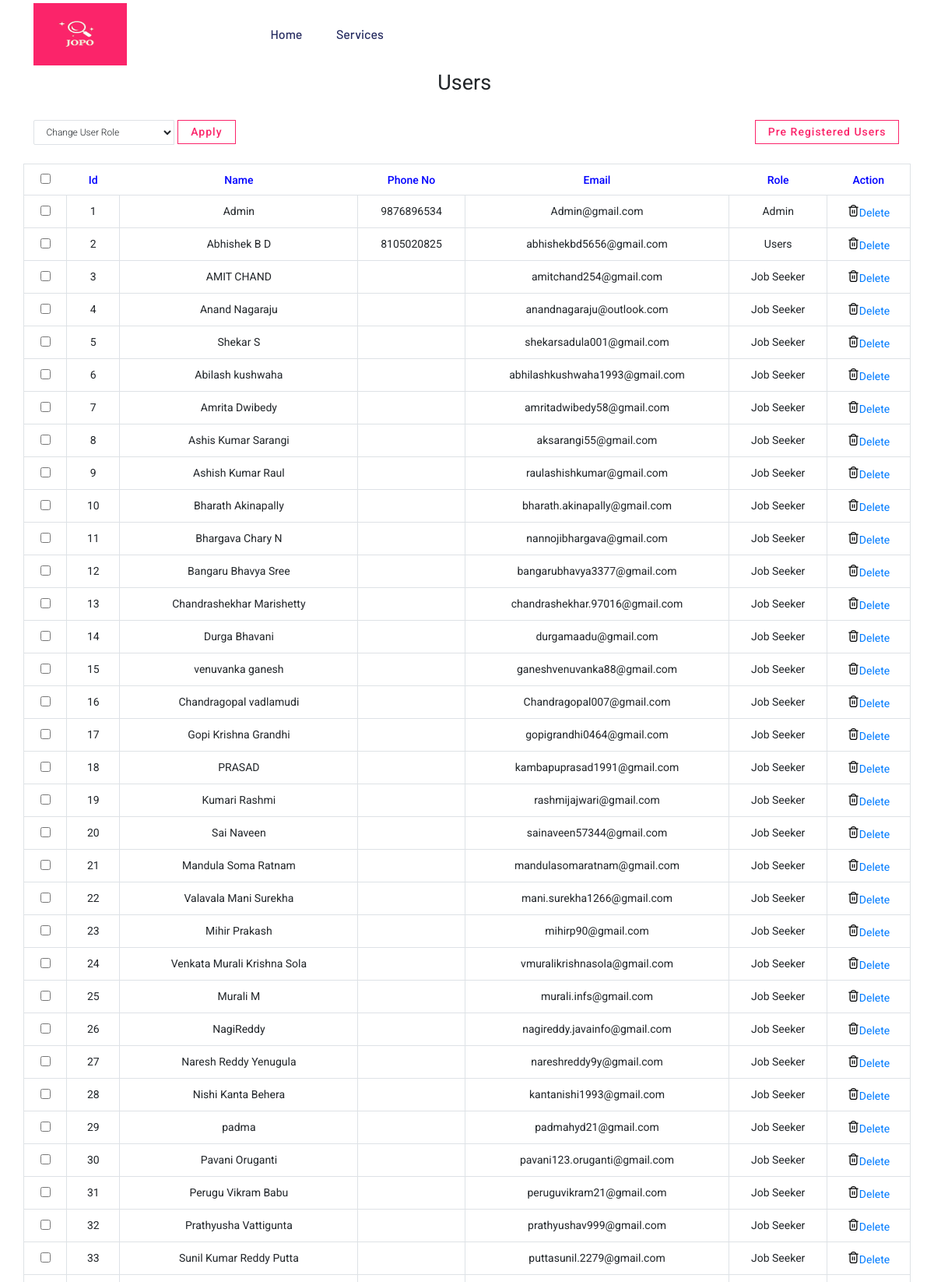
The page /All_Users.php (signed in, upper part) on the database its author committed.
### tables this page shows
CREATE TABLE `users` (
  `id` int(100) NOT NULL,
  `Fullname` varchar(32) NOT NULL,
  `Email` varchar(60) NOT NULL,
  `email_verification_link` varchar(200) NOT NULL,
  `Password` varchar(50) NOT NULL,
  `Confirm_password` varchar(50) NOT NULL,
  `User_type` varchar(40) NOT NULL DEFAULT 'Job Seeker',
  `Phone` varchar(15) NOT NULL,
  `Image` varchar(60) NOT NULL,
  `City` varchar(30) NOT NULL,
  `Industry` varchar(300) NOT NULL,
  `Skills` varchar(255) NOT NULL,
  `Function` varchar(200) NOT NULL,
  `Education` varchar(40) NOT NULL,
  `Experience_years` varchar(40) NOT NULL,
  `Experience_months` varchar(40) NOT NULL,
  `Current_Salary_lakhs` varchar(40) NOT NULL,
  `Current_Salary_thousand` varchar(40) NOT NULL,
  `Expected_Salary_lakhs` varchar(40) NOT NULL,
  `Expected_Salary_thousand` varchar(40) NOT NULL,
  `Recruiters_note` varchar(10000) NOT NULL,
  `Company_Name` varchar(200) NOT NULL,
  `GST` varchar(200) NOT NULL,
  `PAN_No` varchar(200) NOT NULL,
  `CV` text NOT NULL,
  `CV_date` varchar(200) NOT NULL,
  `Email_status` varchar(50) NOT NULL DEFAULT 'unverified',
  `Role` varchar(255) NOT NULL,
  `Post_count` int(200) NOT NULL,
  `otp` int(7) NOT NULL
);

### All_Users.php (the view, shortened to what this page needs)
<?php include "db.php"; ?>
<!doctype html>
<html class="no-js" lang="zxx">
<head>
    <link rel="stylesheet" href="assets/css/bootstrap.min.css">
    <link rel="stylesheet" href="assets/css/owl.carousel.min.css">
    <link rel="stylesheet" href="assets/css/slicknav.css">
    <link rel="stylesheet" href="assets/css/price_rangs.css">
    <link rel="stylesheet" href="assets/css/animate.min.css">
    <link rel="stylesheet" href="assets/css/magnific-popup.css">
    <link rel="stylesheet" href="assets/css/fontawesome-all.min.css">
    <link rel="stylesheet" href="assets/css/themify-icons.css">
    <link rel="stylesheet" href="assets/css/slick.css">
    <link rel="stylesheet" href="assets/css/nice-select.css">
    <link rel="stylesheet" href="assets/css/style.css">
    <link rel="stylesheet" href="assets/css/responsive.css">
    <link rel="stylesheet" href="nicepage.css" media="screen">
    <link rel="stylesheet" href="SignIn.css" media="screen">
    <link rel="stylesheet" href="https://cdnjs.cloudflare.com/ajax/libs/font-awesome/5.13.0/css/all.min.css">
    <link rel="stylesheet" href="assets/css/shared/style.css">
    <link rel="stylesheet" href="https://cdnjs.cloudflare.com/ajax/libs/font-awesome/4.7.0/css/font-awesome.min.css">
    <link rel="stylesheet" href="https://cdnjs.cloudflare.com/ajax/libs/font-awesome/6.1.0/css/all.min.css">
    <link rel="stylesheet" href="https://cdnjs.cloudflare.com/ajax/libs/font-awesome/6.1.0/css/fontawesome.min.css">
    <link rel="stylesheet" type='text/css' href="css/autocomplete.css">
</head>
<body>
    <header>
        <div class="header-area header-transparrent">
            <div class="headder-top header-sticky">
                <div class="container">
                    <div class="row align-items-center">
                        <div class="col-lg-3 col-md-2">
                            <div class="logo">
                                <a href="Home.php"><img src="image/JOPO Logo.png" alt="" width="120px" height="80px">
                                </a>
                            </div>
                        </div>
                        <div class="col-lg-9 col-md-9">
                            <div class="menu-wrapper">
                                <div class="main-menu u-custom-menu u-nav-container">
                                    <nav class="d-none d-lg-block">
                                        <ul class="u-nav u-unstyled u-nav-1" id="navigation">
                                            <li class="u-nav-item"><a
                                                    class="u-button-style u-nav-link u-text-active-palette-1-base u-text-hover-palette-2-base"
                                                    href="Home.php">Home</a>
                                            </li>
                                            <li class="u-nav-item"><a
                                                    class="u-button-style u-nav-link u-text-active-palette-1-base u-text-hover-palette-2-base"
                                                    href="">Services</a>
                                            </li>
                                        </ul>
                                    </nav>
                                </div>
                                <div class="header-btn d-none f-right d-lg-block">
                                </div>
                            </div>
                        </div>
                        <div class="col-12">
                        </div>
                    </div>
                </div>
            </div>
        </div>
    </header>
    <section
        class="u-align-center-lg u-align-center-md u-align-center-xl u-align-left-sm u-align-left-xs u-clearfix u-section-1"
        id="carousel_261b">
        <div class="u-clearfix u-sheet u-sheet-1">
            <h3 class="u-text u-text-1">Users&nbsp;</h3><br>
            <form action="" method='post'>
                <div class="card">
                    <div class="u-layout-row">
                    <div id="bulkOptionContainer" class="col-md-3">
                        <div class="input-group">
                            <select class="form-control" name="bulk_options" id="">
                                <option value="">Change User Role</option>
                            </select> &nbsp;
                            <span class="input-group-btn">
                                <input type="submit" name="submit" style="padding: 0.9rem 1rem;" class="btn head-btn2"
                                    value="Apply">
                            </span>
                        </div>
                    </div>
                     <div class="u-align-right">
                    <a href="Pre_Recruiters.php" style="padding: 0.9rem 1rem;" class="btn head-btn2"> Pre Registered Users</a>
                </div>
            </div>
                </div><br>
                <div class="card">
                    <div class="table-responsive">
                        <table class="table table-bordered table-hover">
                            <thead>
                                <tr>
                                    <th><input id="SelectAllBoxes" name="check" type="CheckBox"></th>
                                    <th style="color:blue">Id</th>
                                    <th style="color:blue">Name</th>
                                    <th style="color:blue">Phone No</th>
                                    <th style="color:blue">Email</th>
                                    <th style="color:blue">Role</th>
                                    <th style="color:blue">Action</th>
                                </tr>
                            </thead>
                            <tbody>
                                <?php
            $query = "SELECT * FROM users WHERE User_type != 'Recruiter' ";
       $user_id = mysqli_query($connection,$query);
        while($row=mysqli_fetch_array($user_id)){
            $id=$row['id'];
            $Fullname=$row['Fullname'];
            $Phone=$row['Phone'];
            $Email=$row['Email'];
            $User_type=$row['User_type'];
                    echo "<tr>";
                 ?>
                                <td><input id="user" class='CheckBoxes' type="CheckBox" name='CheckBoxArray[]'
                                        value='<?php echo $id; ?>'></td>
                                <?php
                    echo "<td>$id</td>";
                    echo "<td>$Fullname</td>";
                    echo "<td>$Phone</td>";
                    echo "<td>$Email</td>";
                    echo "<td>$User_type</td>";
                    echo "<td><input type='image' src='assets/icons/delete.svg' width='15' height ='15'><a onClick=\"javascript:return confirm('Are you Sure you want to delete');\"href='All_Users.php?delete={$id}'>Delete</a></td>";
                    echo "</tr>";
                    }
                    ?>
                            </tbody>
                        </table>
                    </div>
                </div>
            </form>
        </div>
    </section>
</body>
</html>

### All_Users.php (style rules this page uses)
.btn { background: #fb246a; -moz-user-select: none; text-transform: capitalize; color: #fff; cursor: pointer; display: inline-block; font-size: 14px; font-weight: 500; letter-spacing: 1px; line-height: 0; margin-bottom: 0; padding: 27px 44px; border-radius: 0px; margin: 10px; cursor: pointer; transition: color 0.4s linear; position: relative; z-index: 1; border: 0; overflow: hidden; margin: 0; }
.btn:not(:disabled):not(.disabled) { cursor: pointer; }
.head-btn2 { background: none; border: 1px solid #fb246a; color: #fb246a; }

### rows shown on the page
users: id "1", Fullname "Admin", Phone "9876896534", Email "Admin@gmail.com", User_type "Admin"
users: id "2", Fullname "Abhishek B D", Phone "8105020825", Email "abhishekbd5656@gmail.com", User_type "Users"
users: id "3", Fullname "AMIT CHAND", Email "amitchand254@gmail.com", User_type "Job Seeker"
users: id "4", Fullname "Anand Nagaraju", Email "anandnagaraju@outlook.com", User_type "Job Seeker"
users: id "5", Fullname "Shekar S", Email "shekarsadula001@gmail.com", User_type "Job Seeker"
users: id "6", Fullname "Abilash kushwaha", Email "abhilashkushwaha1993@gmail.com", User_type "Job Seeker"
users: id "7", Fullname "Amrita Dwibedy", Email "amritadwibedy58@gmail.com", User_type "Job Seeker"
users: id "8", Fullname "Ashis Kumar Sarangi", Email "aksarangi55@gmail.com", User_type "Job Seeker"
users: id "9", Fullname "Ashish Kumar Raul", Email "raulashishkumar@gmail.com", User_type "Job Seeker"
users: id "10", Fullname "Bharath Akinapally", Email "bharath.akinapally@gmail.com", User_type "Job Seeker"
users: id "11", Fullname "Bhargava Chary N", Email "nannojibhargava@gmail.com", User_type "Job Seeker"
users: id "12", Fullname "Bangaru Bhavya Sree", Email "bangarubhavya3377@gmail.com", User_type "Job Seeker"
users: id "13", Fullname "Chandrashekhar Marishetty", Email "chandrashekhar.97016@gmail.com", User_type "Job Seeker"
users: id "14", Fullname "Durga Bhavani", Email "durgamaadu@gmail.com", User_type "Job Seeker"
users: id "15", Fullname "venuvanka ganesh", Email "ganeshvenuvanka88@gmail.com", User_type "Job Seeker"
users: id "16", Fullname "Chandragopal vadlamudi", Email "Chandragopal007@gmail.com", User_type "Job Seeker"
users: id "17", Fullname "Gopi Krishna Grandhi", Email "gopigrandhi0464@gmail.com", User_type "Job Seeker"
users: id "18", Fullname "PRASAD", Email "kambapuprasad1991@gmail.com", User_type "Job Seeker"
users: id "19", Fullname "Kumari Rashmi", Email "rashmijajwari@gmail.com", User_type "Job Seeker"
users: id "20", Fullname "Sai Naveen", Email "sainaveen57344@gmail.com", User_type "Job Seeker"
users: id "21", Fullname "Mandula Soma Ratnam", Email "mandulasomaratnam@gmail.com", User_type "Job Seeker"
users: id "22", Fullname "Valavala Mani Surekha", Email "mani.surekha1266@gmail.com", User_type "Job Seeker"
users: id "23", Fullname "Mihir Prakash", Email "mihirp90@gmail.com", User_type "Job Seeker"
users: id "24", Fullname "Venkata Murali Krishna Sola", Email "vmuralikrishnasola@gmail.com", User_type "Job Seeker"
users: id "25", Fullname "Murali M", Email "murali.infs@gmail.com", User_type "Job Seeker"
users: id "26", Fullname "NagiReddy", Email "nagireddy.javainfo@gmail.com", User_type "Job Seeker"
users: id "27", Fullname "Naresh Reddy Yenugula", Email "nareshreddy9y@gmail.com", User_type "Job Seeker"
users: id "28", Fullname "Nishi Kanta Behera", Email "kantanishi1993@gmail.com", User_type "Job Seeker"
users: id "29", Fullname "padma", Email "padmahyd21@gmail.com", User_type "Job Seeker"
users: id "30", Fullname "Pavani Oruganti", Email "pavani123.oruganti@gmail.com", User_type "Job Seeker"
users: id "31", Fullname "Perugu Vikram Babu", Email "peruguvikram21@gmail.com", User_type "Job Seeker"
users: id "32", Fullname "Prathyusha Vattigunta", Email "prathyushav999@gmail.com", User_type "Job Seeker"
users: id "33", Fullname "Sunil Kumar Reddy Putta", Email "puttasunil.2279@gmail.com", User_type "Job Seeker"
